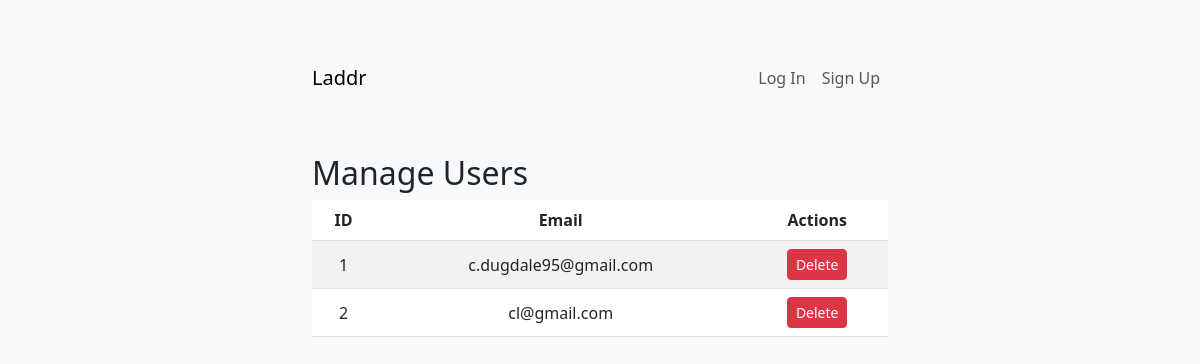
The page /manage-users on the database as committed earlier.
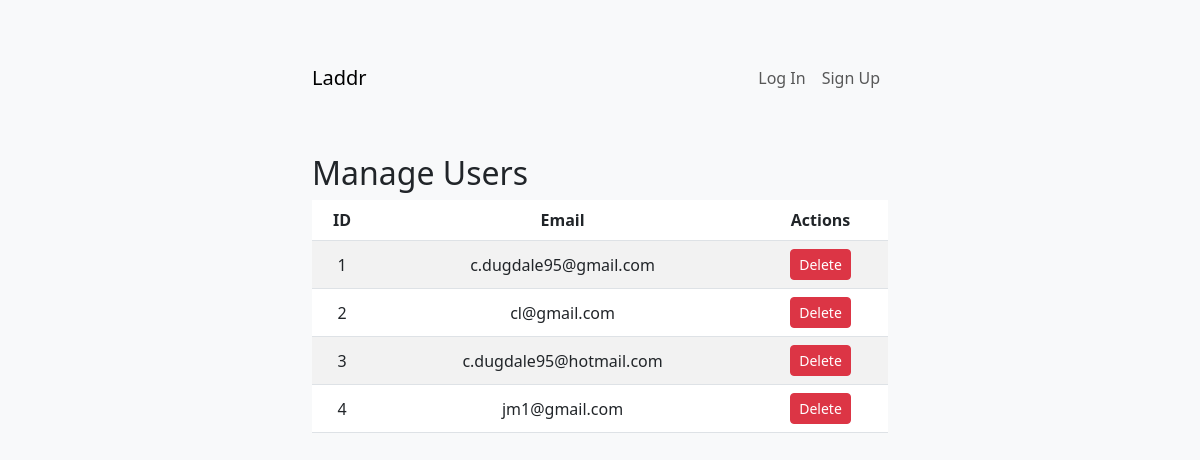
The same page on the database as committed later.
### app/models.py (models this page shows, shortened)
class User(db.Model):
    __tablename__ = 'users'
    id = db.Column(db.Integer, primary_key=True)
    username = db.Column(db.String(50), unique=True, nullable=False)  # New field
    first_name = db.Column(db.String(50), nullable=False)
    last_name = db.Column(db.String(50), nullable=False)
    email = db.Column(db.String(120), unique=True, nullable=False)
    password_hash = db.Column(db.String(128), nullable=False)
    strava_id = db.Column(db.String(50), nullable=True)  # Stores Strava user ID
    strava_access_token = db.Column(db.String(255), nullable=True)
    strava_refresh_token = db.Column(db.String(255))
    strava_expires_at = db.Column(db.Integer)    # Stores Strava access token
    bucks = db.Column(db.Integer, default=5)  # Weekly Bucks balance
    last_bucks_update = db.Column(db.DateTime, default=datetime.utcnow)
    private_event_ends = db.Column(db.DateTime, nullable=True)  # End time for private event
    last_activated = db.Column(db.DateTime, nullable=True)  # Last activation time for weekly cooldown
    linked_accounts = db.Column(db.Boolean, default=False)  # Example field for linked accounts
    overall_points = db.Column(db.Integer, default=0)
    monthly_data = db.Column(db.JSON, default={
        'run': {'distance': 0, 'pace': 0, 'points': 0, 'avg_multiplier': 1},
        'ride': {'distance': 0, 'pace': 0, 'points': 0, 'avg_multiplier': 1},
    }) # Cached monthly totals
    yearly_data = db.Column(db.JSON, nullable=True)   # Cached yearly totals
    monthly_last_updated = db.Column(db.DateTime, nullable=True)  # Last updated timestamp for monthly data
    yearly_last_updated = db.Column(db.DateTime, nullable=True)   # Last updated timestamp for yearly data

### app/routes.py (the view)
@main.route('/manage-users', methods=['GET'])
def manage_users():
    users = User.query.all()
    return render_template('manage_users.html', users=users)

### app/templates/manage_users.html (shortened to what this page needs)
{% extends 'base.html' %}
{% block content %}
<h2 class="mt-5">Manage Users</h2>
<table class="table table-striped">
    <thead>
        <tr>
            <th>ID</th>
            <th>Email</th>
            <th>Actions</th>
        </tr>
    </thead>
    <tbody>
        {% for user in users %}
        <tr>
            <td>{{ user.id }}</td>
            <td>{{ user.email }}</td>
            <td>
                <form method="POST" action="{{ url_for('main.delete_user', user_id=user.id) }}" onsubmit="return confirm('Are you sure you want to delete this user?');">
                    <button type="submit" class="btn btn-danger btn-sm">Delete</button>
                </form>
            </td>
        </tr>
        {% endfor %}
    </tbody>
</table>
{% endblock %}

Rows that differ between the two databases and show on the page:
added User: id "3", email "c.dugdale95@hotmail.com"
added User: id "4", email "jm1@gmail.com"
